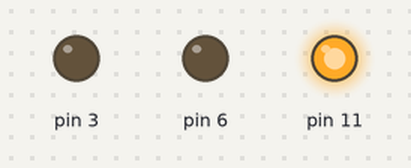
The sketch below on a simulated Arduino Uno, built with avr-gcc and run on an emulated ATmega328P. On the bench: output pins drawn as LEDs (lit = HIGH).

Above: at 0.5 s.
At 1.5 s:
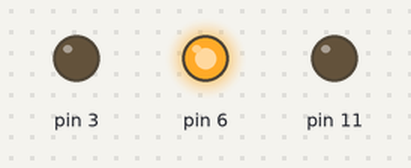
At 5.5 s:
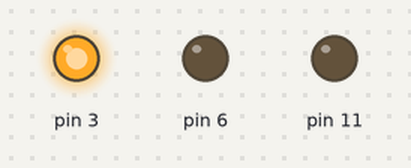
Timing chart, 0 to 6.9 s (numbered marks = the images above):
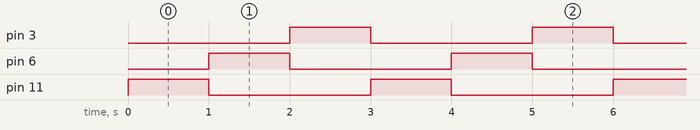

The sketch:

s20.ino
```cpp
void setup() {
  Serial.begin(9600);
  pinMode(11, OUTPUT);
  pinMode(6, OUTPUT);
  pinMode(3, OUTPUT);
}

void loop() {
  analogWrite(11, 255);
  analogWrite(6, 0);
  analogWrite(3, 0);
  delay(1000);
  analogWrite(11, 0);
  analogWrite(6, 255);
  analogWrite(3, 0);
  delay(1000);
  analogWrite(11, 0);
  analogWrite(6, 0);
  analogWrite(3, 255);
  delay(1000);
}
```

Measured:
- by itself, pin 3, pin 6, pin 11: alternates HIGH for 1.0 s and LOW for 2.0 s
- by itself, everything shown: repeats every 3.0 s, in 3 steps
